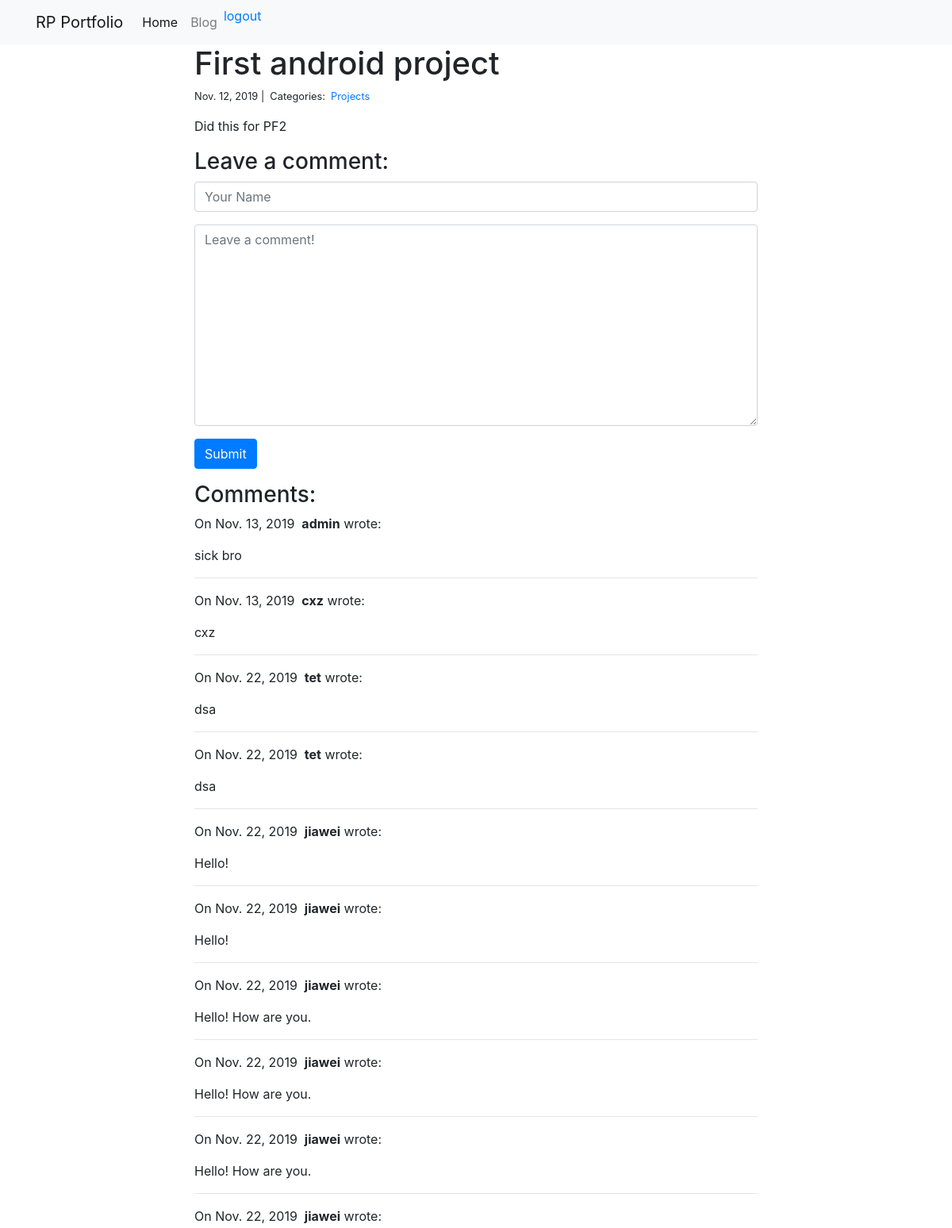
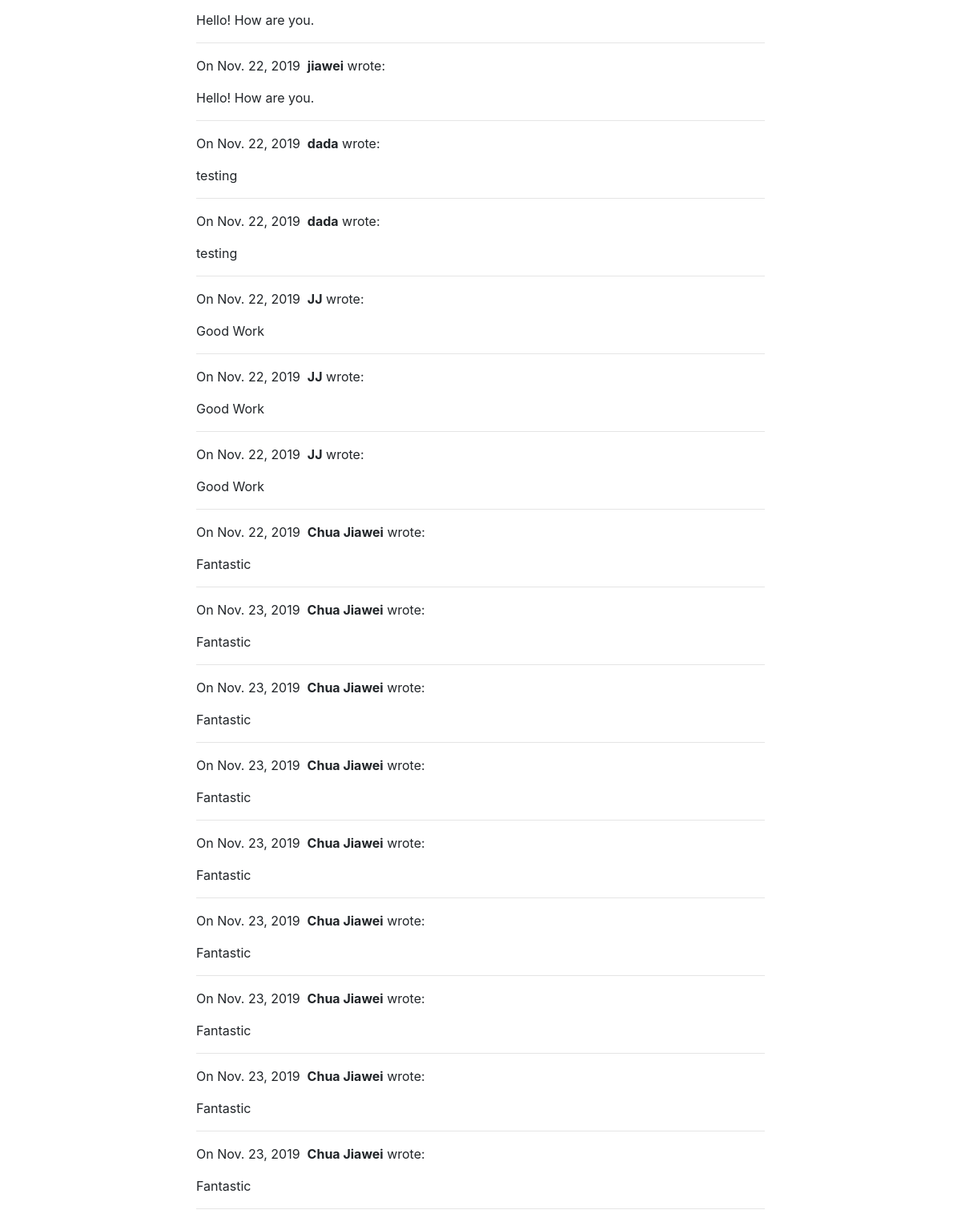
Page /blog/4/ (signed in) on the committed database (2 pictures, top to bottom).
### blog/models.py (models this page shows)
class Post(models.Model):
    title = models.CharField(max_length=255)
    body = models.TextField()
    created_on = models.DateTimeField(auto_now_add=True)
    last_modified = models.DateTimeField(auto_now=True)
    categories = models.ManyToManyField("Category", related_name="posts")

class Category(models.Model):
    name = models.CharField(max_length=20)

class Comment(models.Model):
    author = models.CharField(max_length=60)
    body = models.TextField()
    created_on = models.DateTimeField(auto_now_add=True)
    post = models.ForeignKey("Post", on_delete=models.CASCADE)

### blog/views.py (the view, shortened to what this page needs)
# urls.py: path("<int:pk>/", views.blog_detail, name="blog_detail"),
def blog_detail(request, pk):
    post = Post.objects.get(pk=pk)
    comments = Comment.objects.filter(post=post)
    form = CommentForm()
    context = {"post": post, "comments": comments, "form": form}
    return render(request, "blog_detail.html", context)

### blog/forms.py
class CommentForm(forms.Form):
    author = forms.CharField(
        max_length=60,
        widget=forms.TextInput(attrs={
            "class": "form-control",
            "placeholder": "Your Name"
        })
    )
    body = forms.CharField(widget=forms.Textarea(
        attrs={
            "class": "form-control",
            "placeholder": "Leave a comment!"
        })
    )

### blog/templates/blog_detail.html (shortened to what this page needs)
{% extends "base.html" %}
{% block page_content %}
<div class="col-md-8 offset-md-2">
    <h1>{{ post.title }}</h1>
    <small>
        {{ post.created_on.date }} |&nbsp;
        Categories:&nbsp;
        {% for category in post.categories.all %}
        <a href="{% url 'blog_category' category.name %}">
            {{ category.name }}
        </a>&nbsp;
        {% endfor %}
    </small>
    <p>{{ post.body | linebreaks }}</p>
	{% if user.is_authenticated %}
    <h3>Leave a comment:</h3>
    <form action="/blog/{{ post.pk }}/" method="post">
        <div class="form-group">
            {{ form.author }}
        </div>
        <div class="form-group">
            {{ form.body }}
        </div>
        <button type="submit" class="btn btn-primary">Submit</button>
    </form>
	{% else %}
	<h3>Login to leave a comment:</h3>
	<li class="nav-item">
		<a href="{% url 'login' %}?next={{request.path}}">login</a>
    </li>
	{% endif %}
    <h3>Comments:</h3>
    {% for comment in comments %}
    <p name='usercomment'>
        On {{comment.created_on.date }}&nbsp;
        <b>{{ comment.author }}</b> wrote:
    </p>
    <p>{{ comment.body }}</p>
    <hr>
    {% endfor %}
</div>
{% endblock %}

### rows in the picture
Post: title "First android project", created_on "Nov. 12, 2019", body "Did this for PF2"
Category: name "Projects"
Comment: created_on "Nov. 13, 2019", author "admin", body "sick bro"
Comment: created_on "Nov. 13, 2019", author "cxz", body "cxz"
Comment: created_on "Nov. 22, 2019", author "tet", body "dsa"
Comment: created_on "Nov. 22, 2019", author "tet", body "dsa"
Comment: created_on "Nov. 22, 2019", author "jiawei", body "Hello!"
Comment: created_on "Nov. 22, 2019", author "jiawei", body "Hello!"
Comment: created_on "Nov. 22, 2019", author "jiawei", body "Hello! How are you."
Comment: created_on "Nov. 22, 2019", author "jiawei", body "Hello! How are you."
Comment: created_on "Nov. 22, 2019", author "jiawei", body "Hello! How are you."
Comment: created_on "Nov. 22, 2019", author "jiawei", body "Hello! How are you."
Comment: created_on "Nov. 22, 2019", author "jiawei", body "Hello! How are you."
Comment: created_on "Nov. 22, 2019", author "dada", body "testing"
Comment: created_on "Nov. 22, 2019", author "dada", body "testing"
Comment: created_on "Nov. 22, 2019", author "JJ", body "Good Work"
Comment: created_on "Nov. 22, 2019", author "JJ", body "Good Work"
Comment: created_on "Nov. 22, 2019", author "JJ", body "Good Work"
Comment: created_on "Nov. 22, 2019", author "Chua Jiawei", body "Fantastic"
Comment: created_on "Nov. 23, 2019", author "Chua Jiawei", body "Fantastic"
Comment: created_on "Nov. 23, 2019", author "Chua Jiawei", body "Fantastic"
Comment: created_on "Nov. 23, 2019", author "Chua Jiawei", body "Fantastic"
Comment: created_on "Nov. 23, 2019", author "Chua Jiawei", body "Fantastic"
Comment: created_on "Nov. 23, 2019", author "Chua Jiawei", body "Fantastic"
Comment: created_on "Nov. 23, 2019", author "Chua Jiawei", body "Fantastic"
Comment: created_on "Nov. 23, 2019", author "Chua Jiawei", body "Fantastic"
Comment: created_on "Nov. 23, 2019", author "Chua Jiawei", body "Fantastic"
